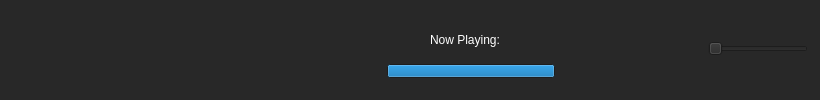
     <widget class="QFrame" name="controlPanel">
      <property name="sizePolicy">
       <sizepolicy hsizetype="Preferred" vsizetype="Preferred">
        <horstretch>0</horstretch>
        <verstretch>0</verstretch>
       </sizepolicy>
      </property>
      <property name="minimumSize">
       <size>
        <width>0</width>
        <height>100</height>
       </size>
      </property>
      <property name="maximumSize">
       <size>
        <width>16777215</width>
        <height>100</height>
       </size>
      </property>
      <property name="styleSheet">
       <string notr="true">background-color: rgb(40, 40, 40);</string>
      </property>
      <property name="frameShape">
       <enum>QFrame::Panel</enum>
      </property>
      <property name="frameShadow">
       <enum>QFrame::Plain</enum>
      </property>
      <property name="lineWidth">
       <number>0</number>
      </property>
      <layout class="QHBoxLayout" name="horizontalLayout_2">
       <property name="spacing">
        <number>3</number>
       </property>
       <property name="topMargin">
        <number>3</number>
       </property>
       <property name="rightMargin">
        <number>3</number>
       </property>
       <property name="bottomMargin">
        <number>3</number>
       </property>
       <item>
        <widget class="QFrame" name="albumArtFrame">
         <property name="minimumSize">
          <size>
           <width>250</width>
           <height>75</height>
          </size>
         </property>
         <property name="maximumSize">
          <size>
           <width>250</width>
           <height>75</height>
          </size>
         </property>
         <property name="frameShape">
          <enum>QFrame::NoFrame</enum>
         </property>
         <property name="frameShadow">
          <enum>QFrame::Plain</enum>
         </property>
         <property name="lineWidth">
          <number>0</number>
         </property>
         <layout class="QHBoxLayout" name="horizontalLayout_7">
          <property name="spacing">
           <number>12</number>
          </property>
          <property name="leftMargin">
           <number>3</number>
          </property>
          <property name="topMargin">
           <number>3</number>
          </property>
          <property name="rightMargin">
           <number>3</number>
          </property>
          <property name="bottomMargin">
           <number>3</number>
          </property>
          <item alignment="Qt::AlignLeft|Qt::AlignTop">
           <widget class="QGraphicsView" name="albumArt">
            <property name="minimumSize">
             <size>
              <width>64</width>
              <height>64</height>
             </size>
            </property>
            <property name="maximumSize">
             <size>
              <width>72</width>
              <height>72</height>
             </size>
            </property>
            <property name="styleSheet">
             <string notr="true">border: 0px solid white;</string>
            </property>
            <property name="frameShape">
             <enum>QFrame::NoFrame</enum>
            </property>
            <property name="frameShadow">
             <enum>QFrame::Plain</enum>
            </property>
            <property name="lineWidth">
             <number>0</number>
            </property>
            <property name="midLineWidth">
             <number>0</number>
            </property>
            <property name="verticalScrollBarPolicy">
             <enum>Qt::ScrollBarAlwaysOff</enum>
            </property>
            <property name="horizontalScrollBarPolicy">
             <enum>Qt::ScrollBarAlwaysOff</enum>
            </property>
            <property name="sizeAdjustPolicy">
             <enum>QAbstractScrollArea::AdjustIgnored</enum>
            </property>
            <property name="interactive">
             <bool>false</bool>
            </property>
            <property name="sceneRect">
             <rectf>
              <x>0.000000000000000</x>
              <y>0.000000000000000</y>
              <width>0.000000000000000</width>
              <height>0.000000000000000</height>
             </rectf>
            </property>
            <property name="alignment">
             <set>Qt::AlignCenter</set>
            </property>
            <property name="transformationAnchor">
             <enum>QGraphicsView::NoAnchor</enum>
            </property>
            <property name="viewportUpdateMode">
             <enum>QGraphicsView::FullViewportUpdate</enum>
            </property>
           </widget>
          </item>
          <item>
           <layout class="QVBoxLayout" name="verticalLayout_8">
            <property name="spacing">
             <number>0</number>
            </property>
            <property name="leftMargin">
             <number>0</number>
            </property>
            <item>
             <spacer name="verticalSpacer_3">
              <property name="orientation">
               <enum>Qt::Vertical</enum>
              </property>
              <property name="sizeHint" stdset="0">
               <size>
                <width>20</width>
                <height>40</height>
               </size>
              </property>
             </spacer>
            </item>
            <item>
             <widget class="QLabel" name="artistLabel">
              <property name="font">
               <font>
                <pointsize>12</pointsize>
                <weight>75</weight>
                <bold>true</bold>
               </font>
              </property>
              <property name="styleSheet">
               <string notr="true">color: rgb(255, 255, 255);</string>
              </property>
             </widget>
            </item>
            <item>
             <widget class="QLabel" name="albumLabel">
              <property name="font">
               <font>
                <pointsize>8</pointsize>
               </font>
              </property>
              <property name="styleSheet">
               <string notr="true">color: rgb(255, 255, 255);</string>
              </property>
             </widget>
            </item>
            <item>
             <spacer name="verticalSpacer_4">
              <property name="orientation">
               <enum>Qt::Vertical</enum>
              </property>
              <property name="sizeHint" stdset="0">
               <size>
                <width>20</width>
                <height>40</height>
               </size>
              </property>
             </spacer>
            </item>
           </layout>
          </item>
          <item>
           <spacer name="horizontalSpacer_6">
            <property name="orientation">
             <enum>Qt::Horizontal</enum>
            </property>
            <property name="sizeHint" stdset="0">
             <size>
              <width>40</width>
              <height>20</height>
             </size>
            </property>
           </spacer>
          </item>
         </layout>
        </widget>
       </item>
       <item>
        <widget class="QFrame" name="nowPlayingFrame">
         <property name="minimumSize">
          <size>
           <width>300</width>
           <height>0</height>
          </size>
         </property>
         <property name="maximumSize">
          <size>
           <width>16777215</width>
           <height>75</height>
          </size>
         </property>
         <property name="frameShape">
          <enum>QFrame::NoFrame</enum>
         </property>
         <property name="frameShadow">
          <enum>QFrame::Plain</enum>
         </property>
         <property name="lineWidth">
          <number>0</number>
         </property>
         <layout class="QHBoxLayout" name="horizontalLayout_6">
          <item>
           <widget class="QPushButton" name="previousButton">
            <property name="maximumSize">
             <size>
              <width>32</width>
              <height>32</height>
             </size>
            </property>
            <property name="font">
             <font>
              <pointsize>12</pointsize>
             </font>
            </property>
            <property name="styleSheet">
             <string notr="true">QPushButton
{
	border: 0px;
}
</string>
            </property>
            <property name="text">
             <string/>
            </property>
            <property name="icon">
             <iconset resource="resources.qrc">
              <normaloff>:/icons/playercontrols/icons/track-prev.png</normaloff>:/icons/playercontrols/icons/track-prev.png</iconset>
            </property>
           </widget>
          </item>
          <item>
           <widget class="QPushButton" name="playButton">
            <property name="maximumSize">
             <size>
              <width>32</width>
              <height>32</height>
             </size>
            </property>
            <property name="styleSheet">
             <string notr="true">QPushButton
{
	border: 0px;
}
</string>
            </property>
            <property name="text">
             <string/>
            </property>
            <property name="icon">
             <iconset resource="resources.qrc">
              <normaloff>:/icons/playercontrols/icons/play.png</normaloff>:/icons/playercontrols/icons/play.png</iconset>
            </property>
           </widget>
          </item>
          <item>
           <widget class="QPushButton" name="forwardButton">
            <property name="maximumSize">
             <size>
              <width>32</width>
              <height>32</height>
             </size>
            </property>
            <property name="styleSheet">
             <string notr="true">QPushButton
{
	border: 0px;
}
</string>
            </property>
            <property name="text">
             <string/>
            </property>
            <property name="icon">
             <iconset resource="resources.qrc">
              <normaloff>:/icons/playercontrols/icons/track-next.png</normaloff>:/icons/playercontrols/icons/track-next.png</iconset>
            </property>
           </widget>
          </item>
          <item>
           <layout class="QVBoxLayout" name="verticalLayout_7">
            <property name="leftMargin">
             <number>0</number>
            </property>
            <item>
             <layout class="QHBoxLayout" name="horizontalLayout_8">
              <item>
               <spacer name="horizontalSpacer">
                <property name="orientation">
                 <enum>Qt::Horizontal</enum>
                </property>
                <property name="sizeHint" stdset="0">
                 <size>
                  <width>40</width>
                  <height>20</height>
                 </size>
                </property>
               </spacer>
              </item>
              <item>
               <widget class="QLabel" name="label">
                <property name="styleSheet">
                 <string notr="true">color: rgb(255, 255, 255);</string>
                </property>
                <property name="text">
                 <string>Now Playing:</string>
                </property>
               </widget>
              </item>
              <item>
               <widget class="QLabel" name="trackTitle">
                <property name="styleSheet">
                 <string notr="true">color: rgb(255, 255, 255);</string>
                </property>
                <property name="text">
                 <string/>
                </property>
                <property name="alignment">
                 <set>Qt::AlignCenter</set>
                </property>
               </widget>
              </item>
              <item>
               <spacer name="horizontalSpacer_2">
                <property name="orientation">
                 <enum>Qt::Horizontal</enum>
                </property>
                <property name="sizeHint" stdset="0">
                 <size>
                  <width>40</width>
                  <height>20</height>
                 </size>
                </property>
               </spacer>
              </item>
             </layout>
            </item>
            <item>
             <widget class="QProgressBar" name="progressBar">
              <property name="maximumSize">
               <size>
                <width>16777215</width>
                <height>14</height>
               </size>
              </property>
              <property name="value">
               <number>100</number>
              </property>
              <property name="alignment">
               <set>Qt::AlignCenter</set>
              </property>
              <property name="textVisible">
               <bool>false</bool>
              </property>
              <property name="orientation">
               <enum>Qt::Horizontal</enum>
              </property>
              <property name="invertedAppearance">
               <bool>false</bool>
              </property>
              <property name="format">
               <string/>
              </property>
             </widget>
            </item>
           </layout>
          </item>
         </layout>
        </widget>
       </item>
       <item>
        <widget class="QFrame" name="volumeFrame">
         <property name="minimumSize">
          <size>
           <width>250</width>
           <height>0</height>
          </size>
         </property>
         <property name="maximumSize">
          <size>
           <width>200</width>
           <height>75</height>
          </size>
         </property>
         <property name="frameShape">
          <enum>QFrame::NoFrame</enum>
         </property>
         <property name="frameShadow">
          <enum>QFrame::Plain</enum>
         </property>
         <property name="lineWidth">
          <number>0</number>
         </property>
         <layout class="QHBoxLayout" name="horizontalLayout_5">
          <item>
           <spacer name="horizontalSpacer_3">
            <property name="orientation">
             <enum>Qt::Horizontal</enum>
            </property>
            <property name="sizeHint" stdset="0">
             <size>
              <width>40</width>
              <height>20</height>
             </size>
            </property>
           </spacer>
          </item>
          <item>
           <widget class="QPushButton" name="muteButton">
            <property name="minimumSize">
             <size>
              <width>32</width>
              <height>32</height>
             </size>
            </property>
            <property name="maximumSize">
             <size>
              <width>32</width>
              <height>32</height>
             </size>
            </property>
            <property name="styleSheet">
             <string notr="true">QPushButton
{
	border: 0px;
}
</string>
            </property>
            <property name="text">
             <string/>
            </property>
            <property name="icon">
             <iconset resource="resources.qrc">
              <normaloff>:/icons/volume/icons/volume-white-min.png</normaloff>
              <normalon>:/icons/volume/icons/volume-white-min.png</normalon>
              <disabledoff>:/icons/volume/icons/volume-white-disabled.png</disabledoff>
              <disabledon>:/icons/volume/icons/volume-white-disabled.png</disabledon>
              <activeoff>:/icons/volume/icons/volume-white-min.png</activeoff>
              <activeon>:/icons/volume/icons/volume-white-min.png</activeon>
              <selectedoff>:/icons/volume/icons/volume-white-min.png</selectedoff>
              <selectedon>:/icons/volume/icons/volume-white-min.png</selectedon>:/icons/volume/icons/volume-white-min.png</iconset>
            </property>
            <property name="iconSize">
             <size>
              <width>24</width>
              <height>24</height>
             </size>
            </property>
           </widget>
          </item>
          <item>
           <widget class="QSlider" name="volumeSlider">
            <property name="sizePolicy">
             <sizepolicy hsizetype="Expanding" vsizetype="Expanding">
              <horstretch>0</horstretch>
              <verstretch>0</verstretch>
             </sizepolicy>
            </property>
            <property name="minimumSize">
             <size>
              <width>100</width>
              <height>20</height>
             </size>
            </property>
            <property name="maximumSize">
             <size>
              <width>100</width>
              <height>20</height>
             </size>
            </property>
            <property name="baseSize">
             <size>
              <width>10</width>
              <height>5</height>
             </size>
            </property>
            <property name="font">
             <font>
              <pointsize>4</pointsize>
             </font>
            </property>
            <property name="styleSheet">
             <string notr="true"/>
            </property>
            <property name="maximum">
             <number>98</number>
            </property>
            <property name="tracking">
             <bool>true</bool>
            </property>
            <property name="orientation">
             <enum>Qt::Horizontal</enum>
            </property>
            <property name="invertedAppearance">
             <bool>false</bool>
            </property>
            <property name="invertedControls">
             <bool>false</bool>
            </property>
            <property name="tickPosition">
             <enum>QSlider::NoTicks</enum>
            </property>
           </widget>
          </item>
         </layout>
        </widget>
       </item>
      </layout>
     </widget>
